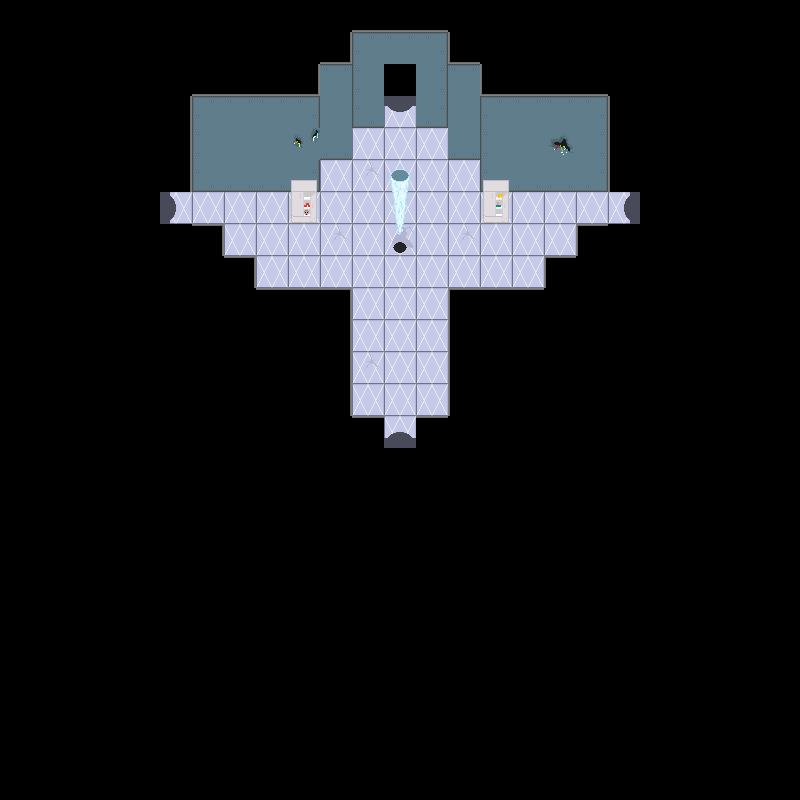

This is a level from a 2D game, rendered from its Tiled map with the project's own tilesets. A one-line summary and the complete map file follow:
An orthogonal 25x25 tile map with 32x32 px tiles, 5 tile layers (backgroundLayer, wallLayer, objectLayer, objectAboveLayer, ...), 2 tilesets.

<map version="1.2" tiledversion="1.2.3" orientation="orthogonal" renderorder="right-down" width="25" height="25" tilewidth="32" tileheight="32" infinite="0" nextlayerid="7" nextobjectid="1">
 <tileset firstgid="1" name="f2tiles" tilewidth="32" tileheight="32" tilecount="56" columns="8">
  <image source="../../assets/Floor 2/f2spritesheet.png" width="256" height="224" />
 </tileset>
 <tileset firstgid="57" name="f2objs" tilewidth="32" tileheight="32" tilecount="16" columns="4">
  <image source="../../assets/Floor 2/objspritesheet.png" width="128" height="128" />
 </tileset>
 <layer id="1" name="backgroundLayer" width="25" height="25">
  <data encoding="csv">
1,1,1,1,1,1,1,1,1,1,1,1,1,1,1,1,1,1,1,1,1,1,1,1,1,
1,1,1,1,1,1,1,1,1,1,1,1,1,1,1,1,1,1,1,1,1,1,1,1,1,
1,1,1,1,1,1,1,1,1,1,1,1,1,1,1,1,1,1,1,1,1,1,1,1,1,
1,1,1,1,1,1,1,1,1,1,1,1,17,1,1,1,1,1,1,1,1,1,1,1,1,
1,1,1,1,1,1,1,1,1,1,1,8,8,8,1,1,1,1,1,1,1,1,1,1,1,
1,1,1,1,1,1,1,1,1,1,8,51,8,8,8,1,1,1,1,1,1,1,1,1,1,
1,1,1,1,1,14,8,8,8,8,8,8,8,8,8,8,8,8,8,15,1,1,1,1,1,
1,1,1,1,1,1,1,8,8,8,51,8,37,8,51,8,8,8,1,1,1,1,1,1,1,
1,1,1,1,1,1,1,1,8,8,8,8,8,8,8,8,8,1,1,1,1,1,1,1,1,
1,1,1,1,1,1,1,1,1,1,1,8,8,8,1,1,1,1,1,1,1,1,1,1,1,
1,1,1,1,1,1,1,1,1,1,1,8,8,8,1,1,1,1,1,1,1,1,1,1,1,
1,1,1,1,1,1,1,1,1,1,1,51,8,8,1,1,1,1,1,1,1,1,1,1,1,
1,1,1,1,1,1,1,1,1,1,1,8,8,8,1,1,1,1,1,1,1,1,1,1,1,
1,1,1,1,1,1,1,1,1,1,1,1,13,1,1,1,1,1,1,1,1,1,1,1,1,
1,1,1,1,1,1,1,1,1,1,1,1,1,1,1,1,1,1,1,1,1,1,1,1,1,
1,1,1,1,1,1,1,1,1,1,1,1,1,1,1,1,1,1,1,1,1,1,1,1,1,
1,1,1,1,1,1,1,1,1,1,1,1,1,1,1,1,1,1,1,1,1,1,1,1,1,
1,1,1,1,1,1,1,1,1,1,1,1,1,1,1,1,1,1,1,1,1,1,1,1,1,
1,1,1,1,1,1,1,1,1,1,1,1,1,1,1,1,1,1,1,1,1,1,1,1,1,
1,1,1,1,1,1,1,1,1,1,1,1,1,1,1,1,1,1,1,1,1,1,1,1,1,
1,1,1,1,1,1,1,1,1,1,1,1,1,1,1,1,1,1,1,1,1,1,1,1,1,
1,1,1,1,1,1,1,1,1,1,1,1,1,1,1,1,1,1,1,1,1,1,1,1,1,
1,1,1,1,1,1,1,1,1,1,1,1,1,1,1,1,1,1,1,1,1,1,1,1,1,
1,1,1,1,1,1,1,1,1,1,1,1,1,1,1,1,1,1,1,1,1,1,1,1,1,
1,1,1,1,1,1,1,1,1,1,1,1,1,1,1,1,1,1,1,1,1,1,1,1,1
</data>
 </layer>
 <layer id="3" name="wallLayer" width="25" height="25">
  <data encoding="csv">
0,0,0,0,0,0,0,0,0,0,0,7,7,7,0,0,0,0,0,0,0,0,0,0,0,
0,0,0,0,0,0,0,0,0,0,4,28,27,29,3,0,0,0,0,0,0,0,0,0,0,
0,0,0,0,0,0,7,7,7,4,27,23,1,26,27,3,7,7,7,0,0,0,0,0,0,
0,0,0,0,0,5,28,27,27,29,22,30,0,31,22,28,27,27,29,6,0,0,0,0,0,
0,0,0,0,0,5,23,22,22,34,25,0,0,0,25,23,22,20,26,6,0,0,0,0,0,
0,0,0,0,1,5,30,25,25,31,0,0,0,0,0,30,25,25,31,6,1,0,0,0,0,
0,0,0,0,1,0,0,0,0,0,0,0,0,0,0,0,0,0,0,0,1,0,0,0,0,
0,0,0,0,1,1,10,0,0,0,0,0,0,0,0,0,0,0,9,1,1,0,0,0,0,
0,0,0,0,0,0,1,10,0,0,0,0,0,0,0,0,0,9,1,0,0,0,0,0,0,
0,0,0,0,0,0,0,1,2,2,10,0,0,0,9,2,2,1,0,0,0,0,0,0,0,
0,0,0,0,0,0,0,0,0,0,5,0,0,0,6,0,0,0,0,0,0,0,0,0,0,
0,0,0,0,0,0,0,0,0,0,5,0,0,0,6,0,0,0,0,0,0,0,0,0,0,
0,0,0,0,0,0,0,0,0,0,5,0,0,0,6,0,0,0,0,0,0,0,0,0,0,
0,0,0,0,0,0,0,0,0,0,1,2,0,2,1,0,0,0,0,0,0,0,0,0,0,
0,0,0,0,0,0,0,0,0,0,0,1,1,1,0,0,0,0,0,0,0,0,0,0,0,
0,0,0,0,0,0,0,0,0,0,0,0,0,0,0,0,0,0,0,0,0,0,0,0,0,
0,0,0,0,0,0,0,0,0,0,0,0,0,0,0,0,0,0,0,0,0,0,0,0,0,
0,0,0,0,0,0,0,0,0,0,0,0,0,0,0,0,0,0,0,0,0,0,0,0,0,
0,0,0,0,0,0,0,0,0,0,0,0,0,0,0,0,0,0,0,0,0,0,0,0,0,
0,0,0,0,0,0,0,0,0,0,0,0,0,0,0,0,0,0,0,0,0,0,0,0,0,
0,0,0,0,0,0,0,0,0,0,0,0,0,0,0,0,0,0,0,0,0,0,0,0,0,
0,0,0,0,0,0,0,0,0,0,0,0,0,0,0,0,0,0,0,0,0,0,0,0,0,
0,0,0,0,0,0,0,0,0,0,0,0,0,0,0,0,0,0,0,0,0,0,0,0,0,
0,0,0,0,0,0,0,0,0,0,0,0,0,0,0,0,0,0,0,0,0,0,0,0,0,
0,0,0,0,0,0,0,0,0,0,0,0,0,0,0,0,0,0,0,0,0,0,0,0,0
</data>
 </layer>
 <layer id="4" name="objectLayer" width="25" height="25">
  <data encoding="csv">
0,0,0,0,0,0,0,0,0,0,0,0,0,0,0,0,0,0,0,0,0,0,0,0,0,
0,0,0,0,0,0,0,0,0,0,0,0,0,0,0,0,0,0,0,0,0,0,0,0,0,
0,0,0,0,0,0,0,0,0,0,0,0,0,0,0,0,0,0,0,0,0,0,0,0,0,
0,0,0,0,0,0,0,0,0,0,0,0,0,0,0,0,0,0,0,0,0,0,0,0,0,
0,0,0,0,0,0,0,0,0,0,0,0,0,0,0,0,0,0,0,0,0,0,0,0,0,
0,0,0,0,0,0,0,0,0,0,0,0,0,0,0,0,0,0,0,0,0,0,0,0,0,
0,0,0,0,0,0,0,0,0,67,0,0,0,0,0,66,0,0,0,0,0,0,0,0,0,
0,0,0,0,0,0,0,0,0,0,0,0,64,0,0,0,0,0,0,0,0,0,0,0,0,
0,0,0,0,0,0,0,0,0,0,0,0,0,0,0,0,0,0,0,0,0,0,0,0,0,
0,0,0,0,0,0,0,0,0,0,0,0,0,0,0,0,0,0,0,0,0,0,0,0,0,
0,0,0,0,0,0,0,0,0,0,0,0,0,0,0,0,0,0,0,0,0,0,0,0,0,
0,0,0,0,0,0,0,0,0,0,0,0,0,0,0,0,0,0,0,0,0,0,0,0,0,
0,0,0,0,0,0,0,0,0,0,0,0,0,0,0,0,0,0,0,0,0,0,0,0,0,
0,0,0,0,0,0,0,0,0,0,0,0,0,0,0,0,0,0,0,0,0,0,0,0,0,
0,0,0,0,0,0,0,0,0,0,0,0,0,0,0,0,0,0,0,0,0,0,0,0,0,
0,0,0,0,0,0,0,0,0,0,0,0,0,0,0,0,0,0,0,0,0,0,0,0,0,
0,0,0,0,0,0,0,0,0,0,0,0,0,0,0,0,0,0,0,0,0,0,0,0,0,
0,0,0,0,0,0,0,0,0,0,0,0,0,0,0,0,0,0,0,0,0,0,0,0,0,
0,0,0,0,0,0,0,0,0,0,0,0,0,0,0,0,0,0,0,0,0,0,0,0,0,
0,0,0,0,0,0,0,0,0,0,0,0,0,0,0,0,0,0,0,0,0,0,0,0,0,
0,0,0,0,0,0,0,0,0,0,0,0,0,0,0,0,0,0,0,0,0,0,0,0,0,
0,0,0,0,0,0,0,0,0,0,0,0,0,0,0,0,0,0,0,0,0,0,0,0,0,
0,0,0,0,0,0,0,0,0,0,0,0,0,0,0,0,0,0,0,0,0,0,0,0,0,
0,0,0,0,0,0,0,0,0,0,0,0,0,0,0,0,0,0,0,0,0,0,0,0,0,
0,0,0,0,0,0,0,0,0,0,0,0,0,0,0,0,0,0,0,0,0,0,0,0,0
</data>
 </layer>
 <layer id="5" name="objectAboveLayer" width="25" height="25">
  <data encoding="csv">
0,0,0,0,0,0,0,0,0,0,0,0,0,0,0,0,0,0,0,0,0,0,0,0,0,
0,0,0,0,0,0,0,0,0,0,0,0,0,0,0,0,0,0,0,0,0,0,0,0,0,
0,0,0,0,0,0,0,0,0,0,0,0,0,0,0,0,0,0,0,0,0,0,0,0,0,
0,0,0,0,0,0,0,0,0,0,0,0,0,0,0,0,0,0,0,0,0,0,0,0,0,
0,0,0,0,0,0,0,0,0,0,0,0,0,0,0,0,0,0,0,0,0,0,0,0,0,
0,0,0,0,0,0,0,0,0,63,0,0,59,0,0,63,0,0,0,0,0,0,0,0,0,
0,0,0,0,0,0,0,0,0,0,0,0,60,0,0,0,0,0,0,0,0,0,0,0,0,
0,0,0,0,0,0,0,0,0,0,0,0,0,0,0,0,0,0,0,0,0,0,0,0,0,
0,0,0,0,0,0,0,0,0,0,0,0,0,0,0,0,0,0,0,0,0,0,0,0,0,
0,0,0,0,0,0,0,0,0,0,0,0,0,0,0,0,0,0,0,0,0,0,0,0,0,
0,0,0,0,0,0,0,0,0,0,0,0,0,0,0,0,0,0,0,0,0,0,0,0,0,
0,0,0,0,0,0,0,0,0,0,0,0,0,0,0,0,0,0,0,0,0,0,0,0,0,
0,0,0,0,0,0,0,0,0,0,0,0,0,0,0,0,0,0,0,0,0,0,0,0,0,
0,0,0,0,0,0,0,0,0,0,0,0,0,0,0,0,0,0,0,0,0,0,0,0,0,
0,0,0,0,0,0,0,0,0,0,0,0,0,0,0,0,0,0,0,0,0,0,0,0,0,
0,0,0,0,0,0,0,0,0,0,0,0,0,0,0,0,0,0,0,0,0,0,0,0,0,
0,0,0,0,0,0,0,0,0,0,0,0,0,0,0,0,0,0,0,0,0,0,0,0,0,
0,0,0,0,0,0,0,0,0,0,0,0,0,0,0,0,0,0,0,0,0,0,0,0,0,
0,0,0,0,0,0,0,0,0,0,0,0,0,0,0,0,0,0,0,0,0,0,0,0,0,
0,0,0,0,0,0,0,0,0,0,0,0,0,0,0,0,0,0,0,0,0,0,0,0,0,
0,0,0,0,0,0,0,0,0,0,0,0,0,0,0,0,0,0,0,0,0,0,0,0,0,
0,0,0,0,0,0,0,0,0,0,0,0,0,0,0,0,0,0,0,0,0,0,0,0,0,
0,0,0,0,0,0,0,0,0,0,0,0,0,0,0,0,0,0,0,0,0,0,0,0,0,
0,0,0,0,0,0,0,0,0,0,0,0,0,0,0,0,0,0,0,0,0,0,0,0,0,
0,0,0,0,0,0,0,0,0,0,0,0,0,0,0,0,0,0,0,0,0,0,0,0,0
</data>
 </layer>
 <objectgroup id="2" name="doorLayer" />
 <layer id="6" name="aboveLayer" width="25" height="25">
  <data encoding="csv">
0,0,0,0,0,0,0,0,0,0,0,0,0,0,0,0,0,0,0,0,0,0,0,0,0,
0,0,0,0,0,0,0,0,0,0,0,0,0,0,0,0,0,0,0,0,0,0,0,0,0,
0,0,0,0,0,0,0,0,0,0,0,0,0,0,0,0,0,0,0,0,0,0,0,0,0,
0,0,0,0,0,0,0,0,0,0,0,0,0,0,0,0,0,0,0,0,0,0,0,0,0,
0,0,0,0,0,0,0,0,0,0,0,0,0,0,0,0,0,0,0,0,0,0,0,0,0,
0,0,0,0,0,0,0,0,0,0,0,0,0,0,0,0,0,0,0,0,0,0,0,0,0,
0,0,0,0,0,0,0,0,0,0,0,0,0,0,0,0,0,0,0,0,0,0,0,0,0,
0,0,0,0,0,0,0,0,0,0,0,0,0,0,0,0,0,0,0,0,0,0,0,0,0,
0,0,0,0,0,0,0,0,0,0,0,0,0,0,0,0,0,0,0,0,0,0,0,0,0,
0,0,0,0,0,0,0,0,0,0,0,0,0,0,0,0,0,0,0,0,0,0,0,0,0,
0,0,0,0,0,0,0,0,0,0,0,0,0,0,0,0,0,0,0,0,0,0,0,0,0,
0,0,0,0,0,0,0,0,0,0,0,0,0,0,0,0,0,0,0,0,0,0,0,0,0,
0,0,0,0,0,0,0,0,0,0,0,0,0,0,0,0,0,0,0,0,0,0,0,0,0,
0,0,0,0,0,0,0,0,0,0,0,0,0,0,0,0,0,0,0,0,0,0,0,0,0,
0,0,0,0,0,0,0,0,0,0,0,0,0,0,0,0,0,0,0,0,0,0,0,0,0,
0,0,0,0,0,0,0,0,0,0,0,0,0,0,0,0,0,0,0,0,0,0,0,0,0,
0,0,0,0,0,0,0,0,0,0,0,0,0,0,0,0,0,0,0,0,0,0,0,0,0,
0,0,0,0,0,0,0,0,0,0,0,0,0,0,0,0,0,0,0,0,0,0,0,0,0,
0,0,0,0,0,0,0,0,0,0,0,0,0,0,0,0,0,0,0,0,0,0,0,0,0,
0,0,0,0,0,0,0,0,0,0,0,0,0,0,0,0,0,0,0,0,0,0,0,0,0,
0,0,0,0,0,0,0,0,0,0,0,0,0,0,0,0,0,0,0,0,0,0,0,0,0,
0,0,0,0,0,0,0,0,0,0,0,0,0,0,0,0,0,0,0,0,0,0,0,0,0,
0,0,0,0,0,0,0,0,0,0,0,0,0,0,0,0,0,0,0,0,0,0,0,0,0,
0,0,0,0,0,0,0,0,0,0,0,0,0,0,0,0,0,0,0,0,0,0,0,0,0,
0,0,0,0,0,0,0,0,0,0,0,0,0,0,0,0,0,0,0,0,0,0,0,0,0
</data>
 </layer>
</map>
